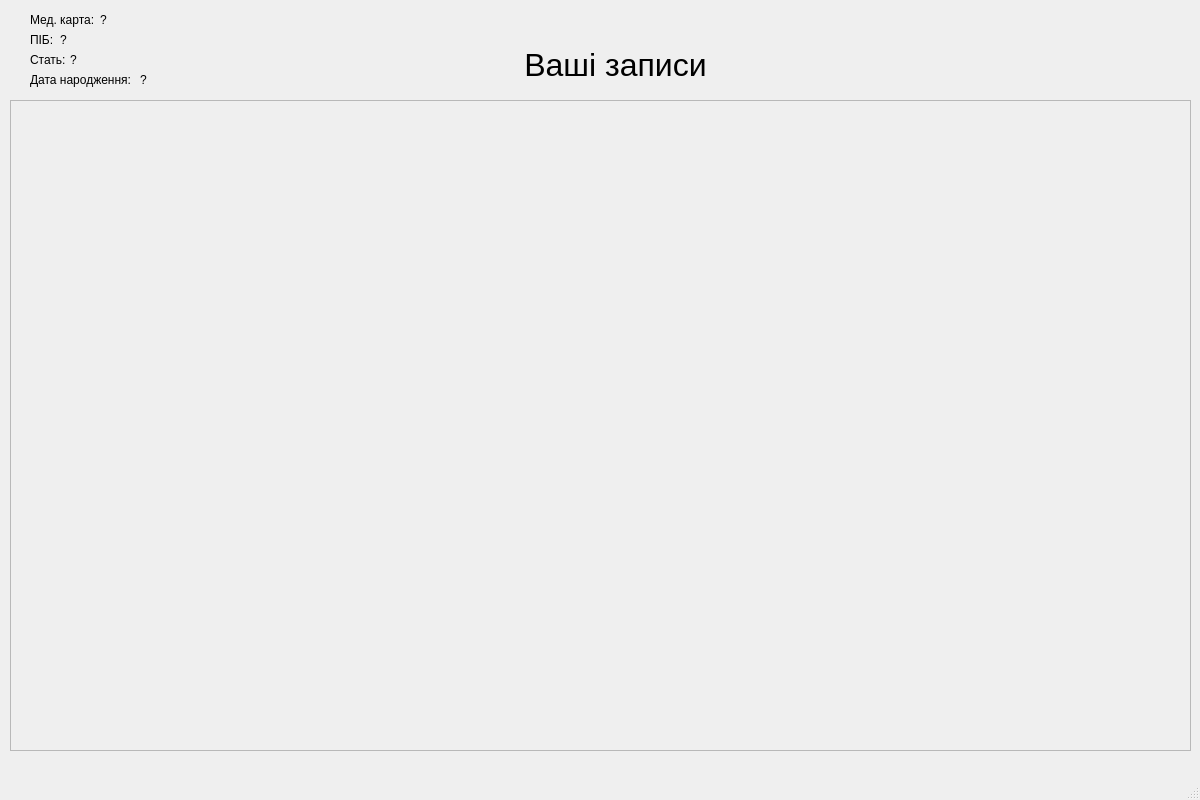
<?xml version="1.0" encoding="UTF-8"?>
<ui version="4.0">
 <class>PatientWindow</class>
 <widget class="QMainWindow" name="PatientWindow">
  <property name="geometry">
   <rect>
    <x>0</x>
    <y>0</y>
    <width>1200</width>
    <height>800</height>
   </rect>
  </property>
  <property name="windowTitle">
   <string>MainWindow</string>
  </property>
  <widget class="QWidget" name="centralwidget">
   <widget class="QScrollArea" name="scrollArea">
    <property name="geometry">
     <rect>
      <x>10</x>
      <y>100</y>
      <width>1181</width>
      <height>651</height>
     </rect>
    </property>
    <property name="widgetResizable">
     <bool>true</bool>
    </property>
    <widget class="QWidget" name="scrollAreaWidgetContents_2">
     <property name="geometry">
      <rect>
       <x>0</x>
       <y>0</y>
       <width>1179</width>
       <height>649</height>
      </rect>
     </property>
    </widget>
   </widget>
   <widget class="QLabel" name="bioName">
    <property name="geometry">
     <rect>
      <x>30</x>
      <y>30</y>
      <width>63</width>
      <height>20</height>
     </rect>
    </property>
    <property name="text">
     <string>ПІБ:</string>
    </property>
   </widget>
   <widget class="QLabel" name="bio">
    <property name="geometry">
     <rect>
      <x>60</x>
      <y>30</y>
      <width>861</width>
      <height>20</height>
     </rect>
    </property>
    <property name="text">
     <string>?</string>
    </property>
   </widget>
   <widget class="QLabel" name="label_3">
    <property name="geometry">
     <rect>
      <x>490</x>
      <y>30</y>
      <width>251</width>
      <height>71</height>
     </rect>
    </property>
    <property name="font">
     <font>
      <pointsize>24</pointsize>
     </font>
    </property>
    <property name="text">
     <string>&lt;html&gt;&lt;head/&gt;&lt;body&gt;&lt;p align=&quot;center&quot;&gt;Ваші записи&lt;/p&gt;&lt;/body&gt;&lt;/html&gt;</string>
    </property>
   </widget>
   <widget class="QLabel" name="genderName">
    <property name="geometry">
     <rect>
      <x>30</x>
      <y>50</y>
      <width>63</width>
      <height>20</height>
     </rect>
    </property>
    <property name="text">
     <string>Стать:</string>
    </property>
   </widget>
   <widget class="QLabel" name="birthdateName">
    <property name="geometry">
     <rect>
      <x>30</x>
      <y>70</y>
      <width>111</width>
      <height>20</height>
     </rect>
    </property>
    <property name="text">
     <string>Дата народження:</string>
    </property>
   </widget>
   <widget class="QLabel" name="gender">
    <property name="geometry">
     <rect>
      <x>70</x>
      <y>50</y>
      <width>91</width>
      <height>20</height>
     </rect>
    </property>
    <property name="text">
     <string>?</string>
    </property>
   </widget>
   <widget class="QLabel" name="birthdate">
    <property name="geometry">
     <rect>
      <x>140</x>
      <y>70</y>
      <width>101</width>
      <height>20</height>
     </rect>
    </property>
    <property name="text">
     <string>?</string>
    </property>
   </widget>
   <widget class="QLabel" name="medRecordName">
    <property name="geometry">
     <rect>
      <x>30</x>
      <y>10</y>
      <width>63</width>
      <height>20</height>
     </rect>
    </property>
    <property name="text">
     <string>Мед. карта:</string>
    </property>
   </widget>
   <widget class="QLabel" name="medRecord">
    <property name="geometry">
     <rect>
      <x>100</x>
      <y>10</y>
      <width>91</width>
      <height>20</height>
     </rect>
    </property>
    <property name="text">
     <string>?</string>
    </property>
   </widget>
  </widget>
  <widget class="QMenuBar" name="menubar">
   <property name="geometry">
    <rect>
     <x>0</x>
     <y>0</y>
     <width>1200</width>
     <height>21</height>
    </rect>
   </property>
  </widget>
  <widget class="QStatusBar" name="statusbar"/>
 </widget>
 <resources/>
 <connections/>
</ui>
